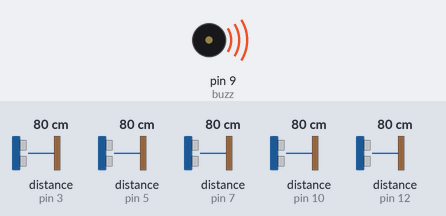
Simulated run of this sketch. Board: Arduino Uno, built with avr-gcc and run on an emulated ATmega328P. Parts: buzzer (waves = sounding). Wiring (inferred from the names in the program): 5 × ultrasonic range finder: trigger pin 2, echo pin 3 / trigger pin 4, echo pin 5 / trigger pin 6, echo pin 7 / trigger pin 8, echo pin 10 / trigger pin 11, echo pin 12. The test bench sets the inputs (shaded band); at power-on: distance to the obstacle (sensors on pin 10, pin 3, pin 5, pin 7, pin 12) 80 cm. The echo pulse lasts 58.3 µs per cm; what the sketch prints to the serial monitor is not drawn.

Above: at 3.8 s.
3.9 s: distance to the obstacle (sensor on pin 10) set to 120 cm
Timing chart, 0 to 6.9 s (numbered marks = the images above; inputs shaded):
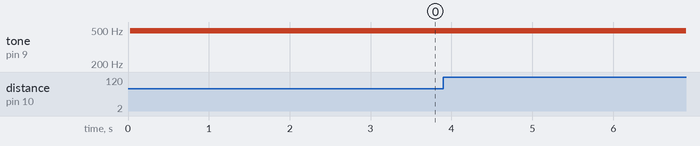

The sketch:

WALKING_STICK___DITCH___BUMP_AT_7.ino
```cpp
#define trigPin1 2
#define echoPin1 3
#define trigPin2 4
#define echoPin2 5
#define trigPin3 6
#define echoPin3 7
#define trigPin4 8
#define echoPin4 10
#define trigPin5 11
#define echoPin5 12
#define buzz 9

long duration, distance, RightSensor,LeftSensor,FrontSensor, DitchSensor, BumpSensor, Measure1, Measure2,Measure3, Measure4, Measure5, Threshold, Threshold1, Threshold2, Threshold3, Threshold4, Threshold5;
void setup()
{
Serial.begin (9600);
pinMode(trigPin1, OUTPUT);
pinMode(echoPin1, INPUT);
pinMode(trigPin2, OUTPUT);
pinMode(echoPin2, INPUT);
pinMode(trigPin3, OUTPUT);
pinMode(echoPin3, INPUT);
pinMode(trigPin4, OUTPUT);
pinMode(echoPin4, INPUT);
pinMode(trigPin5, OUTPUT);
pinMode(echoPin5, INPUT);
pinMode(buzz, OUTPUT);
}

void loop()
{
SonarSensor(trigPin1, echoPin1);
RightSensor = distance;
SonarSensor(trigPin2, echoPin2);
LeftSensor = distance;
SonarSensor(trigPin3, echoPin3);
FrontSensor = distance;
SonarSensor(trigPin4, echoPin4);
DitchSensor = distance;
SonarSensor(trigPin5, echoPin5);
BumpSensor = distance;

  if(RightSensor<100 && RightSensor>0 && RightSensor!=0)
  {
    //Right
    analogWrite(buzz,120);
    delay(1000);
    digitalWrite(buzz, LOW);
    delay(1000);
  Serial.println("RIGHT");
  }
  if(LeftSensor<100 && LeftSensor>0)
  {
    //left
    analogWrite(buzz,120);
    delay(500);
    digitalWrite(buzz, LOW);
    delay(500);
    Serial.println("LEFT");
  }
  if(FrontSensor<100 && FrontSensor>0)
  {
    analogWrite(buzz,255);
    delay(50);
    Serial.println("CENTRE");
  }
  if(DitchSensor>85)
  {
    delay(2);
    SonarSensor(trigPin4, echoPin4);
    Measure1 = distance;
    delay(1);
    SonarSensor(trigPin4, echoPin4);
    Measure2 = distance;
    Threshold=Measure2-Measure1;
    Threshold1=DitchSensor-Measure1;
    Threshold2=DitchSensor-Measure2;
    if(Threshold<20 || Threshold1<20 || Threshold2<20)
    {
     analogWrite(buzz,230);
     delay(50);
     Serial.println("DITCH");
    }
  }
  if(BumpSensor<250)
  {
    delay(2);
    SonarSensor(trigPin5, echoPin5);
    Measure3 = distance;
    delay(10);
    SonarSensor(trigPin5, echoPin5);
    Measure4 = distance;
    Threshold3=Measure2-Measure1;
    Threshold4=DitchSensor-Measure1;
    Threshold5=DitchSensor-Measure2;
    if(Threshold3<20 || Threshold4<20 || Threshold5<20)
    {
     analogWrite(buzz,230);
     delay(500);
     digitalWrite(buzz, LOW);
     delay(500);
     Serial.println("BUMP");
    }
  }
  else
  {
    digitalWrite(buzz,LOW);
    delay(10);
  }
}
void SonarSensor(int trigPin,int echoPin)
{
    digitalWrite(trigPin, LOW);
    delayMicroseconds(2);
    digitalWrite(trigPin, HIGH);
    delayMicroseconds(10);
    digitalWrite(trigPin, LOW);
    duration = pulseIn(echoPin, HIGH);
    distance = (duration/2) / 29.1;
}
```

Measured:
- after the input at 3.9 s, every drawn part: stays the same
